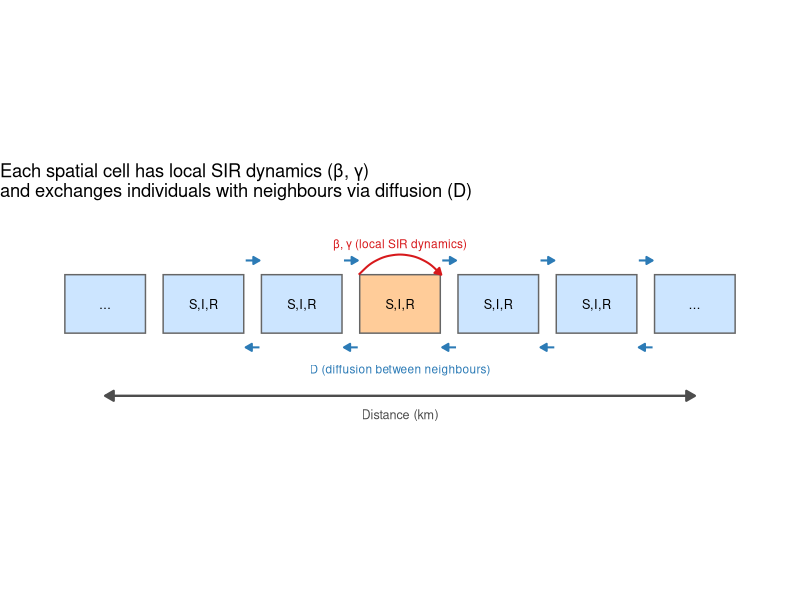

Recreate this plot in R.
# ============================================================
# Generate fig2_diffusion_schematic.png
#
# Schematic of a 1D discretised reaction-diffusion SIR model.
# Each cell runs local SIR dynamics (beta, gamma) and exchanges
# individuals with its immediate neighbours via diffusion (D).
# A distance axis at the bottom ties the figure to fig1.
#
# Written by Claude Sonnet 4.6 (Anthropic)
# ============================================================

library(ggplot2)

n_cells <- 7
cells <- data.frame(
  x         = 1:n_cells,
  y         = 0,
  label     = c("...", "S,I,R", "S,I,R", "S,I,R", "S,I,R", "S,I,R", "..."),
  highlight = c(FALSE, FALSE, FALSE, TRUE, FALSE, FALSE, FALSE)
)

# Diffusion arrows between all adjacent cell pairs
arrows_fwd  <- data.frame(x = c(2, 3, 4, 5, 6), xend = c(3, 4, 5, 6, 7))
arrows_back <- data.frame(x = c(3, 4, 5, 6, 7), xend = c(2, 3, 4, 5, 6))

p <- ggplot() +

  # Cell boxes
  geom_tile(data = cells, aes(x = x, y = 0, fill = highlight),
            width = 0.82, height = 0.7,
            colour = "grey40", linewidth = 0.5) +
  scale_fill_manual(values = c("FALSE" = "#cce5ff", "TRUE" = "#ffcc99"),
                    guide = "none") +
  geom_text(data = cells, aes(x = x, y = 0, label = label), size = 3.2) +

  # Forward diffusion arrows (above cells)
  geom_segment(data = arrows_fwd,
               aes(x = x + 0.43, xend = xend - 0.43, y = 0.52, yend = 0.52),
               arrow = arrow(length = unit(0.18, "cm"), type = "closed"),
               colour = "#2c7bb6", linewidth = 0.7) +

  # Return diffusion arrows (below cells)
  geom_segment(data = arrows_back,
               aes(x = x - 0.43, xend = xend + 0.43, y = -0.52, yend = -0.52),
               arrow = arrow(length = unit(0.18, "cm"), type = "closed"),
               colour = "#2c7bb6", linewidth = 0.7) +

  # D label below return arrows
  annotate("text", x = 4, y = -0.78,
           label = "D (diffusion between neighbours)",
           colour = "#2c7bb6", size = 3.0) +

  # Local beta/gamma arc on centre cell
  annotate("curve", x = 3.58, xend = 4.42, y = 0.35, yend = 0.35,
           curvature = -0.5,
           arrow = arrow(length = unit(0.18, "cm"), type = "closed"),
           colour = "#d7191c", linewidth = 0.7) +
  annotate("text", x = 4, y = 0.72,
           label = "β, γ (local SIR dynamics)",
           colour = "#d7191c", size = 3.0) +

  # Distance axis arrow at bottom
  annotate("segment",
           x = 1, xend = 7, y = -1.1, yend = -1.1,
           arrow = arrow(length = unit(0.25, "cm"), type = "closed",
                         ends = "both"),
           colour = "grey30", linewidth = 0.8) +
  annotate("text", x = 4, y = -1.32,
           label = "Distance (km)",
           colour = "grey30", size = 3.2) +

  xlim(0.3, 7.7) +
  ylim(-1.55, 1.1) +
  coord_fixed(ratio = 0.85) +
  theme_void() +
  labs(title = "Each spatial cell has local SIR dynamics (β, γ)\nand exchanges individuals with neighbours via diffusion (D)")

png("fig2_diffusion_schematic.png", width = 820, height = 320, res = 120)
print(p)
dev.off()
